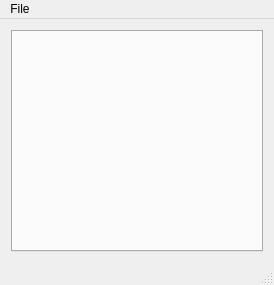
<?xml version="1.0" encoding="UTF-8"?>
<ui version="4.0">
 <class>QuteFan</class>
 <widget class="QMainWindow" name="QuteFan">
  <property name="geometry">
   <rect>
    <x>0</x>
    <y>0</y>
    <width>274</width>
    <height>285</height>
   </rect>
  </property>
  <property name="windowTitle">
   <string>QuteFan</string>
  </property>
  <property name="windowIcon">
   <iconset resource="qutefan.qrc">
    <normaloff>:/images/icons/gray.png</normaloff>:/images/icons/gray.png</iconset>
  </property>
  <widget class="QWidget" name="centralWidget">
   <layout class="QVBoxLayout" name="verticalLayout">
    <item>
     <widget class="QTabWidget" name="tabWidget">
      <property name="enabled">
       <bool>true</bool>
      </property>
      <property name="currentIndex">
       <number>-1</number>
      </property>
     </widget>
    </item>
   </layout>
  </widget>
  <widget class="QStatusBar" name="statusBar"/>
  <widget class="QMenuBar" name="menuBar">
   <property name="enabled">
    <bool>true</bool>
   </property>
   <property name="geometry">
    <rect>
     <x>0</x>
     <y>0</y>
     <width>274</width>
     <height>21</height>
    </rect>
   </property>
   <widget class="QMenu" name="menuFile">
    <property name="title">
     <string>File</string>
    </property>
    <addaction name="actionQuit"/>
   </widget>
   <addaction name="menuFile"/>
  </widget>
  <action name="actionQuit">
   <property name="text">
    <string>Quit</string>
   </property>
  </action>
 </widget>
 <layoutdefault spacing="6" margin="11"/>
 <resources>
  <include location="qutefan.qrc"/>
 </resources>
 <connections/>
</ui>
